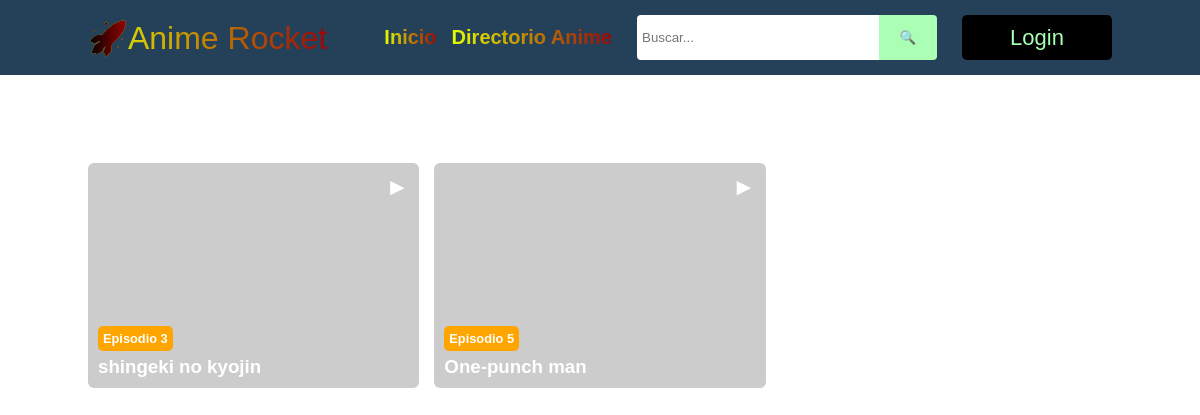
/categorias.php?id=4, run on the app's committed database.
### tables this page shows
CREATE TABLE `videos` (
  `id` int(11) NOT NULL,
  `capitulo` varchar(55) NOT NULL,
  `thumbnail` varchar(255) NOT NULL,
  `archivo` varchar(255) NOT NULL,
  `categoria` varchar(11) NOT NULL,
  `anime` int(4) NOT NULL,
  `fecha_insercion` date NOT NULL,
  `fecha_publicacion` timestamp NOT NULL DEFAULT current_timestamp() ON UPDATE current_timestamp(),
  `orden` int(4) NOT NULL,
  `v_status` decimal(5,0) NOT NULL,
  `tipo` float NOT NULL
);

### config/categorias.php (called while the page is built, shortened)
<?php
class categorias extends mysqli
{
    public function get_data(){
        $consulta = "SELECT * FROM rv_categoria";
        $query=$this->query($consulta);
        return $query;
    }
    public function get_categoria(){
        $consulta = "SELECT * FROM videos WHERE categoria ";
        $query = $this->query($consulta);
        return $query;
    }
}
?>

### categorias.php (the view, shortened to what this page needs)
<!DOCTYPE html>
<html lang="es-MX">
<head>
  <link rel="stylesheet" href="css/styles.css">
</head>
<body>
    <?php
    require_once 'config/categorias.php';
    $categorias= new categorias("localhost","root","","anime_rocket");
    $categories = $categorias->get_data();
    foreach ($categories as $key => $value) {
      ?>
        <li><a class="catego" href="categorias.php?id=<?php echo $value['id'];?>"><?php echo $value["categoria"];?></a></li>
      <?php
    }
    ?>
  <header>
    <div class="header">
    <div class="logo"><a href="#" id="togglesidebar">🚀</a>Anime Rocket</div>
      <nav>
        <ul>
          <li><a href="index.php" class="inici">Inicio</a></li>
          <li><a href="directorio.php" class="directo">Directorio Anime</a></li>
        </ul>
        <div id="search">
        <form action= "index.php" method= "POST">
          <input type="text" placeholder="Buscar..." name="texto">
          <input type="submit" name="search" value="🔍">
        </form>
      </div>
        <a href="admin/index.html" class="login">Login</a>
      </nav>
    </div>
  </header>
<section id="main">
<h1 href="categorias.php?id=<?php echo $value['id'];?>"><?php echo $value["categoria"];?></h1>
  <div class="episodes">
  <?php
require_once 'config/categorias.php';
$categorias = new categorias("localhost", "root", "", "anime_rocket");
$id = $_GET['id'] ?? 0;
$categories = $categorias->get_categoria();
foreach ($categories as $key => $value) {
    if ($value['categoria'] == $id) {
        ?>
        <div class="episode">
            <p class="icon">►</p>
            <img src="<?php echo $value['thumbnail']; ?>" alt="">
            <div class="episode_description">
                <p class="episode_number"><?php echo 'Episodio ' . $value['id']; ?></p>
                <h3 class="episode_title"><?php echo $value['capitulo']; ?></h3>
            </div>
        </div>
        <?php
    }
}
?>
</section>
</body>
</html>

### css/styles.css (style rules this page uses)
* { margin: 0; padding: 0; }
body { font-family: 'Poppins', sans-serif; height: 150vh; background-position: center; background-repeat: no-repeat; background-size: cover; color: #fff; }
#togglesidebar { background-image: linear-gradient(to right, #000000, #9d0404); background-clip: text; -webkit-background-clip: text; color: transparent; }
header { background: #25415a; padding: 15px 0; width: 100%; }
.inici { font-size: 20px; font-weight: 600; background-image: linear-gradient(to right, #e5ff00, #9d0404); background-clip: text; -webkit-background-clip: text; color: transparent; }
.directo { font-size: 20px; font-weight: 600; background-image: linear-gradient(to right, #e5ff00, #9d0404); background-clip: text; -webkit-background-clip: text; color: transparent; }
.header { display: flex; max-width: 1024px; margin: auto; align-items: center; justify-content: space-between; }
.logo { font-size: 2rem; background-image: linear-gradient(to right, #e5ff00, #9d0404); background-clip: text; -webkit-background-clip: text; color: transparent; }
nav { display: flex; gap: 25px; }
nav ul { list-style: none; display: flex; align-items: center; gap: 15px; }
nav ul a { text-decoration: none; color: #aaffb4; font-size: 17px; font-weight: 500; display: block; transition: all 0.5s ease; }
#search form { display: flex; align-items: center; width: 300px; }
#search form input { width: 80%; height: 35px; padding: 5px; border: none; border-radius: 4px 0 0 4px; }
#search form input[type='submit'] { width: 20%; height: 45px; background-color: #aaffb4; border: none; border-radius: 0 4px 4px 0; }
.login { display: flex; justify-content: center; align-items: center; width: 150px; background: black; border-radius: 5px; text-decoration: none; color: #aaffb4;; font-size: 22px; text-align: center; transition: all 0.5s ease; }
#main { max-width: 1024px; margin: 40px auto; }
.episodes { display: grid; grid-template-columns: repeat(3, 1fr); gap: 15px; margin-top: 20px; }
.episode { position: relative; overflow: hidden; border-radius: 6px; cursor: pointer; }
.episode img { width: 100%; height: 100%; object-fit: cover; transition: all 0.5s ease-in-out; }
.icon { color: #fff; font-size: 1.5rem; position: absolute; top: 10px; right: 10px; }
.episode_description { position: absolute; bottom: 10px; left: 10px; color: #fff; }
.episode_number { background: orange; font-size: 0.8rem; font-weight: bold; width: auto; padding: 5px; border-radius: 5px; display: inline-block; margin-bottom: 5px; }
body { font-family: Arial, sans-serif; margin: 0; padding: 0; }

### data on the page
videos: id "3", capitulo "shingeki no kyojin"
videos: id "5", capitulo "One-punch man"
